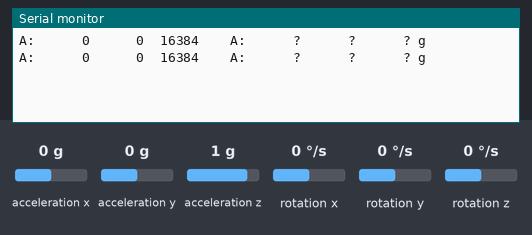
A sketch run on a simulated Arduino Uno, built with avr-gcc and run on an emulated ATmega328P. On the bench: the last lines printed to the serial monitor. The test bench sets the inputs (shaded band); at power-on: acceleration x 0 g, acceleration y 0 g, acceleration z 1 g, rotation x 0 °/s, rotation y 0 °/s, rotation z 0 °/s.

Above: at 5.8 s.
5.9 s: acceleration x set to -1.4 g
At 11.0 s:
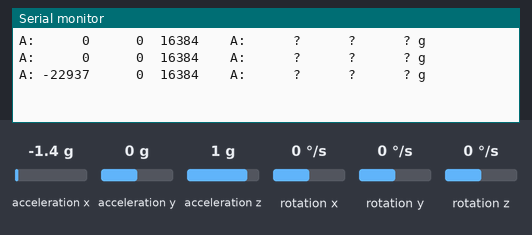
16.5 s: acceleration y set to -1.4 g
At 21.2 s:
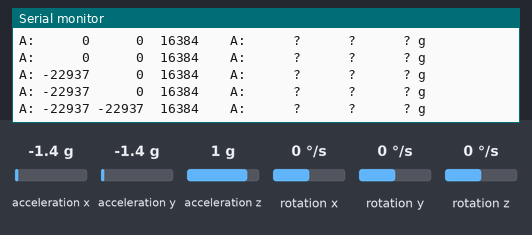
26.5 s: acceleration z set to -1.4 g
At 31.4 s:
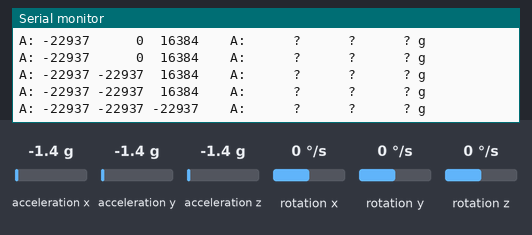
36.5 s: acceleration x set to 0 g
At 40.4 s:
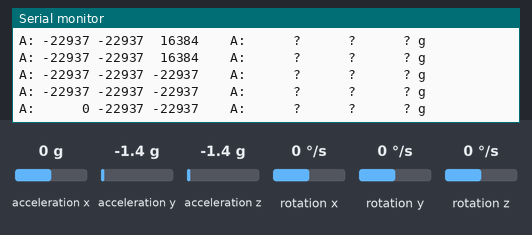
46.5 s: acceleration y set to 0 g
At 50.5 s:
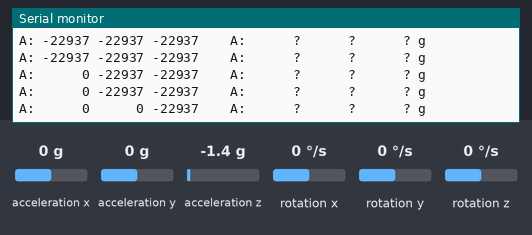
56.5 s: acceleration z set to 0 g
At 60.7 s:
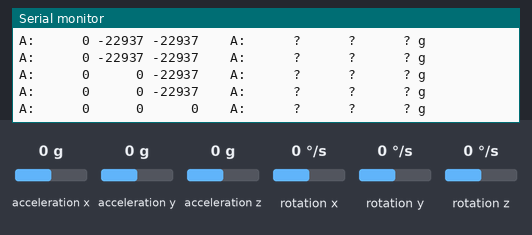

The sketch:

imuExample.ino
```cpp
#include <Wire.h>
#include <ZumoShield.h>
#include <Arduino.h>


void setup(ZumoIMU& imu)
{
  // Transmit error messages, data
  Serial.begin(9600);

  // Initialize the Wire library and join the I2C bus as a master
  Wire.begin();

  // Initialize IMU
  if (!imu.init())
  {
    // Failed to detect the sensors and communicate via I2C
    while(1)
    {
      Serial.println(F("Failed to initialize IMU sensors."));
      delay(100);
    }
  }

  /*  Accelerometer:
   *   Sets data aquistion rate to 50 Hz
   *   enables all axes x,y,z
   *
   *  Magnetometer:
   *   Sets data aquisition rate to 6.25 Hz
   *   enables all axes x,y,z
   *
   *  Gyroscope:
   *    Sets data aquistion rate to 189.4 HZ
   *    enables all axes x,y,z
   */
  imu.enableDefault();
}

void transmitAccelData(const ZumoIMU::vector<int16_t>& raw, const ZumoIMU::vector<float> scaled)
{
  char report[90];
  snprintf_P(report, sizeof(report),
    PSTR("A: %6d %6d %6d    A: %6.3f %6.3f %6.3f g"),
    raw.x, raw.y, raw.z,
    scaled.x, scaled.y, scaled.z);
  Serial.println(report);
}


int main(void)
{
  ZumoIMU imu;
  ZumoIMU::vector<int16_t> accelRawData = {0,0,0};
  ZumoIMU::vector<float> accelGData = {0.0f,0.0f,0.0f};

  /* Arduino init function configures
   *  timers
   *  analog to digital
   *  The bootloader connects pins 0 and 1 to the USART;
   *  this function disconnects them so they can be used as normal
   *  digital i/o; they will be reconnected in Serial.begin()
   */
  init();

  setup(imu);

  while(1){
    imu.readAcc();
    // copy data in case imu updates before transmit operations
    // are complete
    accelRawData.x = imu.a.x;
    accelRawData.y = imu.a.y;
    accelRawData.z = imu.a.z;
    convertAccelDataToG(accelRawData, accelGData);
    transmitAccelData(accelRawData, accelGData);
    delay(5000);
  }

}


void convertAccelDataToG(ZumoIMU::vector<int16_t> &rawData,
                         ZumoIMU::vector<float> &scaleData)
{
  /* Assumes full-scale set to +/- 2G
   *  Data measurment resolution is 2 bytes, 16 bits
  *   Data type int16_t range [-32768, +32767]
  *
  *   0g to 2g maps to 0 to 32767
  *   (2g - 0g)/2 = 1g   (32767-0)/2 = 16383.5
  *
  *   Thus, 16384 is approximately 1g
  *
  */
}
```

Measured:
- after the input at 5.9 s, the serial monitor: prints a new line after 4.1 s (image 1)
- after the input at 16.5 s, the serial monitor: prints a new line after 3.5 s (image 2)
- after the input at 26.5 s, the serial monitor: prints a new line after 3.5 s (image 3)
- after the input at 36.5 s, the serial monitor: prints a new line after 3.5 s (image 4)
- after the input at 46.5 s, the serial monitor: prints a new line after 3.5 s (image 5)
- after the input at 56.5 s, the serial monitor: prints a new line after 3.5 s (image 6)
